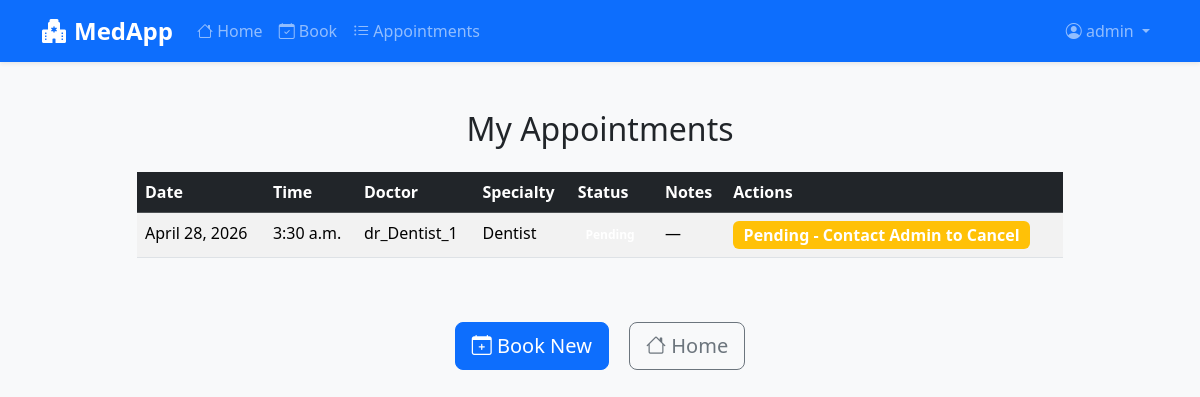
The app's page /my_appointments/ (signed in) with its own data.
### appointments/models.py (models this page shows, shortened)
class Appointment(models.Model):
    STATUS_CHOICES = [
        ('Pending', 'Pending'),
        ('Confirmed', 'Confirmed'),
        ('Completed', 'Completed'),
        ('Cancelled', 'Cancelled'),
    ]
    patient = models.ForeignKey(Patient, on_delete=models.CASCADE)
    doctor = models.ForeignKey(Doctor, on_delete=models.CASCADE)
    date = models.DateField()
    time = models.TimeField()
    notes = models.TextField(blank=True)
    status = models.CharField(
        max_length=10,
        choices=STATUS_CHOICES,
        default='Pending'
    )
    created_at = models.DateTimeField(default=timezone.now)
    class Meta:
        ordering = ['-created_at']

class Doctor(models.Model):
    profile = models.OneToOneField(Profile, on_delete=models.CASCADE, limit_choices_to={'role': 'doctor'})
    specialization = models.CharField(max_length=100)
    avatar = models.ImageField(upload_to='doctors/', blank=True, null=True, default='https://ui-avatars.com/api/?name=Doctor&size=256&background=4f46e5&color=fff')
    availability = models.JSONField(default=dict, blank=True)  # e.g. {'monday': ['09:00-12:00', '14:00-18:00']}

class Profile(models.Model):
    ROLE_CHOICES = [
        ('patient', 'Patient'),
        ('doctor', 'Doctor'),
        ('admin', 'Admin'),
    ]
    user = models.OneToOneField(User, on_delete=models.CASCADE)
    role = models.CharField(max_length=10, choices=ROLE_CHOICES, default='patient')
    is_verified = models.BooleanField(default=False)
    created_at = models.DateTimeField(default=timezone.now)

### appointments/views.py (the view)
# urls.py: path('my_appointments/', views.my_appointments, name='my_appointments'),
@login_required
def my_appointments(request):
    try:
        profile = Profile.objects.get(user=request.user)
        patient = Patient.objects.get(profile=profile)
        appointments = Appointment.objects.filter(patient=patient)
    except (Profile.DoesNotExist, Patient.DoesNotExist):
        appointments = []
        messages.info(request, 'No profile/patient found. Please register properly or contact admin.')
    return render(request, 'appointments/my_appointments.html', {'appointments': appointments})

### appointments/templates/appointments/my_appointments.html (shortened to what this page needs)
{% extends 'base.html' %}
{% block content %}
<div class="container mt-5">
    <div class="row justify-content-center">
        <div class="col-md-10">
            <h2 class="mb-4 text-center">My Appointments</h2>
            {% if appointments %}
                <div class="table-responsive">
                    <table class="table table-striped table-hover">
                        <thead class="table-dark">
                            <tr>
                                <th>Date</th>
                                <th>Time</th>
                                <th>Doctor</th>
                                <th>Specialty</th>
                                <th>Status</th>
                                <th>Notes</th>
                                <th>Actions</th>
                            </tr>
                        </thead>
                        <tbody>
                            {% for appointment in appointments %}
                            <tr>
                                <td>{{ appointment.date }}</td>
                                <td>{{ appointment.time }}</td>
                                <td>{{ appointment.doctor.profile.user.username }}</td>
                                <td>{{ appointment.doctor.specialization }}</td>
                                <td><span class="badge bg-{{ appointment.status|lower }}">{{ appointment.status }}</span></td>
                                <td>{{ appointment.notes|default:"—" }}</td>
                                <td>
                                    <span class="badge bg-warning fs-6">Pending - Contact Admin to Cancel</span>
                                </td>
                            </tr>
                            {% endfor %}
                        </tbody>
                    </table>
                </div>
            {% else %}
                <div class="text-center py-5">
                    <i class="bi bi-calendar-x fs-1 text-muted mb-3"></i>
                    <p class="lead text-muted">You have no appointments booked.</p>
                </div>
            {% endif %}
            <div class="text-center mt-5">
                <a href="{% url 'book_appointment' %}" class="btn btn-primary btn-lg me-3"><i class="bi bi-calendar-plus"></i> Book New</a>
                <a href="{% url 'home' %}" class="btn btn-outline-secondary btn-lg"><i class="bi bi-house"></i> Home</a>
            </div>
        </div>
    </div>
</div>
{% endblock %}

### appointments/templates/base.html (shortened to what this page needs)
<!DOCTYPE html>
<html lang="en">
<head>
    <link href="https://cdn.jsdelivr.net/npm/bootstrap@5.3.3/dist/css/bootstrap.min.css" rel="stylesheet">
    <link href="https://cdn.jsdelivr.net/npm/bootstrap-icons@1.11.3/font/bootstrap-icons.css" rel="stylesheet">
</head>
<body>
    <nav class="navbar navbar-expand-lg navbar-dark bg-primary shadow-sm">
        <div class="container">
            <a class="navbar-brand fw-bold fs-4" href="{% url 'home' %}">
                <i class="bi bi-hospital-fill me-2"></i>MedApp
            </a>
            <div class="collapse navbar-collapse" id="navbarNav">
                <ul class="navbar-nav me-auto">
                    <li class="nav-item">
                        <a class="nav-link" href="{% url 'home' %}"><i class="bi bi-house"></i> Home</a>
                    </li>
                    {% if user.is_authenticated %}
                    <li class="nav-item">
                        <a class="nav-link" href="{% url 'book_appointment' %}"><i class="bi bi-calendar-check"></i> Book</a>
                    </li>
                    <li class="nav-item">
                        <a class="nav-link" href="{% url 'my_appointments' %}"><i class="bi bi-list-ul"></i> Appointments</a>
                    </li>
                    {% endif %}
                </ul>
                <ul class="navbar-nav">
                    {% if user.is_authenticated %}
                    <li class="nav-item dropdown">
                        <a class="nav-link dropdown-toggle" href="#" role="button" data-bs-toggle="dropdown">
                            <i class="bi bi-person-circle"></i> {{ user.username }}
                        </a>
                    </li>
                    {% endif %}
                </ul>
            </div>
        </div>
    </nav>
    <div class="container-fluid">
        {% block content %}
        {% endblock %}
    </div>
</body>
</html>

### appointments/templates/base.html (style rules this page uses)
body { background-color: #f8f9fa; }

### records on screen
Appointment: date "April 28, 2026", time "3:30 a.m.", doctor.profile.user.username "dr_Dentist_1", doctor.specialization "Dentist", notes "—"

### other values on screen
{{ user.username }} "admin"
